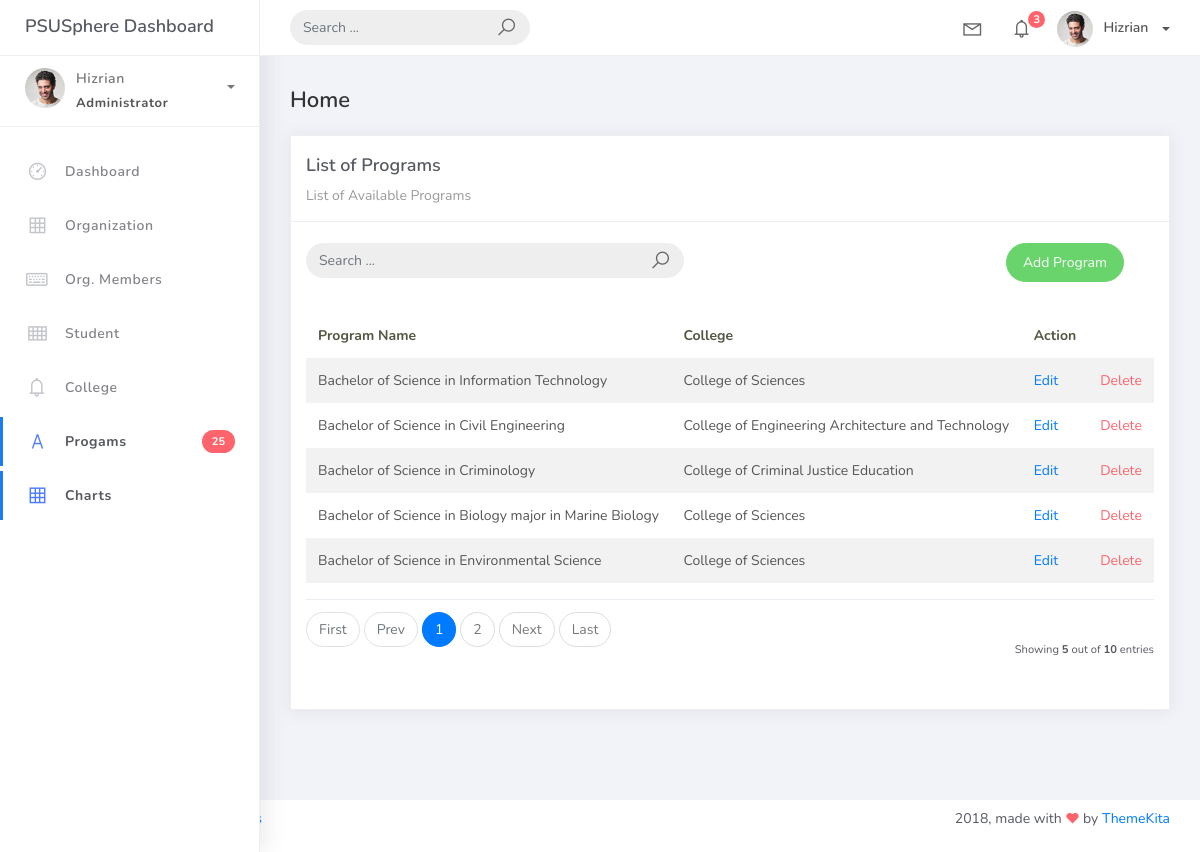
The app's page /program_list, older data.
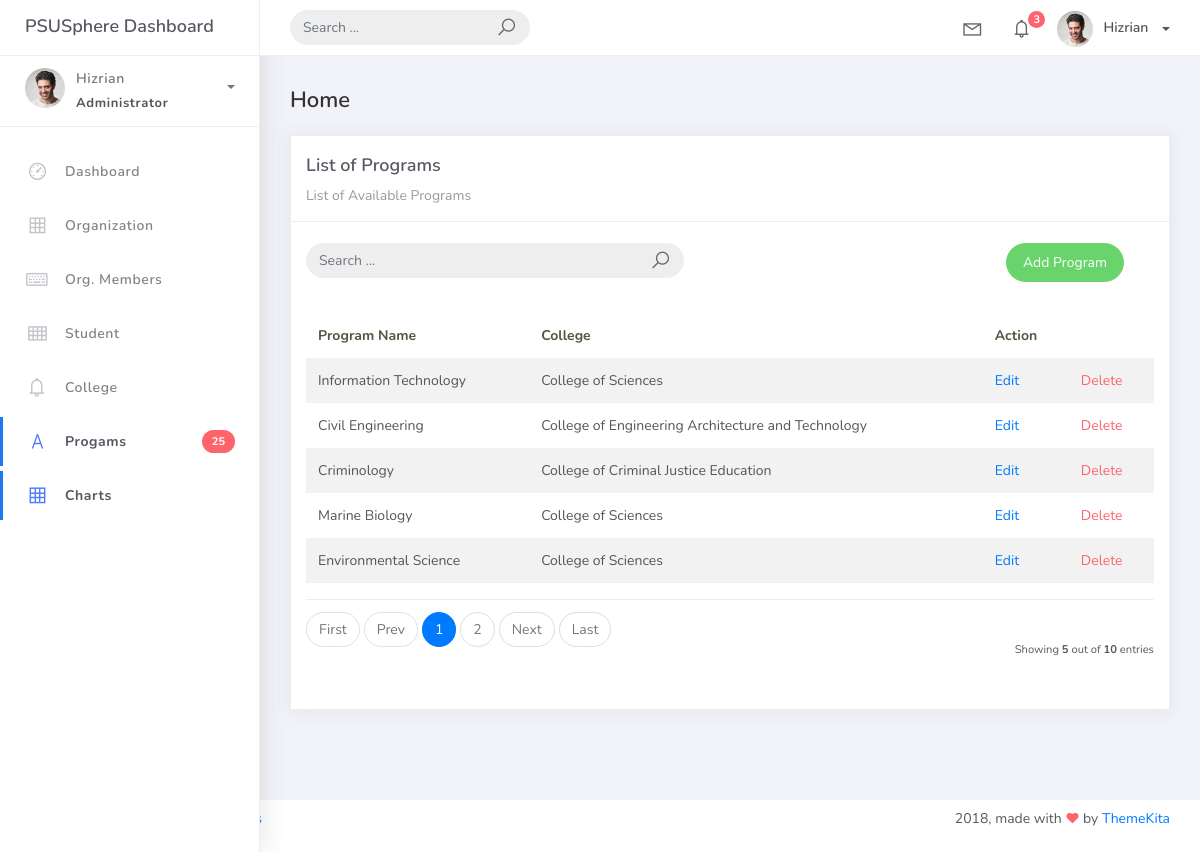
The same page, newer data.
### studentorg/models.py (models this page shows, shortened)
class BaseModel(models. Model):
    created_at = models.DateTimeField(auto_now_add=True, db_index=True)
    updated_at = models.DateTimeField(auto_now=True)
    class Meta:
        abstract = True

class Program(BaseModel):
    prog_name = models.CharField(max_length=150)
    college = models.ForeignKey(College, on_delete=models.CASCADE)

class College(BaseModel):
    college_name = models.CharField(max_length=150)
    def __str__(self):
        return self.college_name

### studentorg/views.py (the view)
# urls.py: path('program_list', ProgramList.as_view(), name='program-list'),
class ProgramList(ListView):
    model = Program
    context_object_name = 'program'
    template_name = "program_list.html"
    paginate_by = 5
    def get_queryset(self, *args, **kwargs):
        qs = super(ProgramList, self).get_queryset(*args, **kwargs)
        if self.request.GET.get("q") != None:
            query = self.request.GET.get('q')
            qs = qs.filter(Q(prog_name__icontains=query) |
            Q(college__college_name__icontains=query))
        return qs

### templates/program_list.html
{% extends 'base.html' %} {% load static %} {% block content %}
<div class="content">
    <div class="container-fluid">
        <h4 class="page-title">Home</h4>
        <div class="row">
            <div class="col-md-12">
                <div class="card">
                    <div class="card-header">
                        <div class="card-title">List of Programs</div>
                        <div class="card-category">List of Available Programs</div>
                    </div>
                    <br>
                        <div class="col-md-12 row">
                            <div class="col-md-6">
                                <form action="" class="navbar-left navbar-form nav-search mr-md-3" action="{% url 'program-list' %}">
                                    <div class="input-group">
                                        <input type="text" placeholder="Search ..." class="form-control" name="q">
                                        <div class="input-group-append">
                                        <span class="input-group-text">
                                            <i class="la la-search search-icon"></i>
                                        </span>
                                        </div>
                                    </div>
                                </form>
                            </div>
                            <div class="col-md-6">
                                <div class="pull-right">
                                    <a href="{% url 'program-add' %}" class="btn btn-success btn-rounded">Add Program</a>
                                </div>
                            </div>
                        </div>
                    <div class="card-body">
                        <table class="table table-striped mt-3">
                            <thead>
                                <tr>
                                    <th scope="col">Program Name</th>
                                    <th scope="col">College</th>
                                    <th scope="col">Action</th>
                                </tr>
                            </thead>
                            <tbody>
                                {% for object in object_list %}
                                <tr>
                                    <td>{{ object.prog_name }}</td>
                                    <td>{{ object.college }}</td>
                                    <td><a href="program_list/{{ object.id }}">Edit</a></td>
                                    <td><a href="program_list/{{ object.id }}/delete" class="text-danger">Delete</a></td>
                                </tr>
                                {% empty %}
                                <tr>
                                    <td colspan="4" style="text-align: center">
                                    <p class="text-sm font-weight-bold mb-0">No Records Found</p>
                                    </td>
                                </tr>
                                {% endfor %}
                            </tbody>
                        </table>
                        {% include 'includes/pagination.html' %}
                    </div>
                </div>
            </div>
        </div>
    </div>
</div>
{% endblock %}

Row changes from the older to the newer data that the page shows:
changed Program: prog_name "Bachelor of Science in Information Technology" → "Information Technology"
changed Program "College of Engineering Architecture and Technology": prog_name "Bachelor of Science in Civil Engineering" → "Civil Engineering"
changed Program "College of Criminal Justice Education": prog_name "Bachelor of Science in Criminology" → "Criminology"
changed Program: prog_name "Bachelor of Science in Biology major in Marine Biology" → "Marine Biology"
changed Program: prog_name "Bachelor of Science in Environmental Science" → "Environmental Science"
